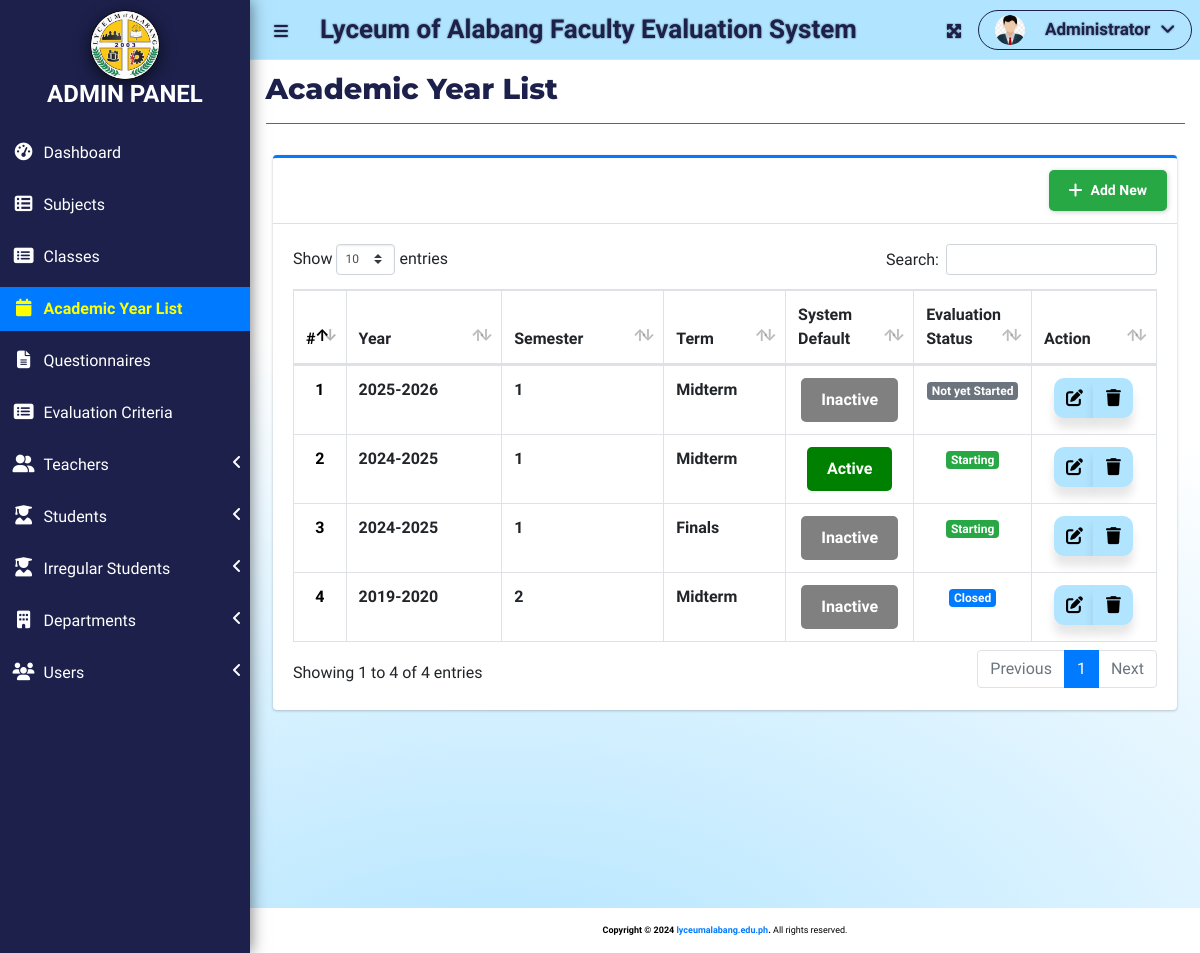
The page /index.php?page=academic_year_list (signed in) on the database as committed earlier.
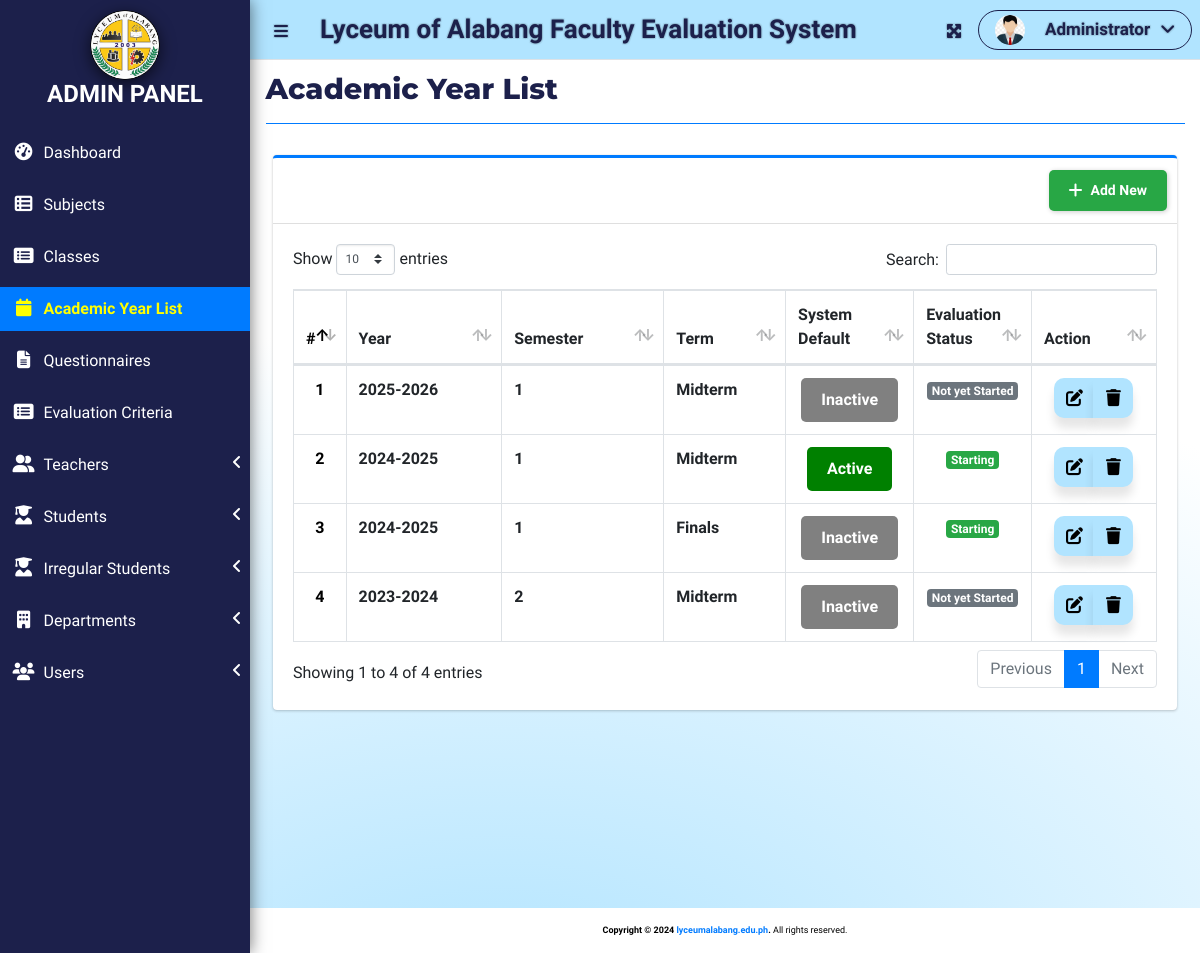
The same page on the database as committed later.
### tables this page shows
CREATE TABLE `academic_list` (
  `id` int(30) NOT NULL,
  `year` text NOT NULL,
  `semester` int(30) NOT NULL,
  `term` text NOT NULL,
  `is_default` tinyint(1) NOT NULL DEFAULT 0,
  `status` int(1) NOT NULL DEFAULT 0 COMMENT '0=Pending,1=Start,2=Closed'
);

### admin/academic_year_list.php (the view, shortened to what this page needs)
<?php include 'db_connect.php'; ?>
<div class="col-lg-12">
    <div class="card card-outline card-primary">
        <div class="card-header">
            <div class="card-tools">
                <a class="btn new_academic" href="javascript:void(0)">
                    <i class="fa fa-plus"></i> Add New
                </a>
            </div>
        </div>
        <div class="card-body">
            <table class="table table-hover table-bordered" id="list">
                <colgroup>
                    <col width="5%">
                    <col width="20%">
                    <col width="20%">
                    <col width="15%">
                    <col width="15%">
                    <col width="10%">
                    <col width="15%">
                </colgroup>
                <thead>
                    <tr>
                        <th class="text-center counter">#</th>
                        <th>Year</th>
                        <th>Semester</th>
                        <th>Term</th>
                        <th>System Default</th>
                        <th>Evaluation Status</th>
                        <th>Action</th>
                    </tr>
                </thead>
                <tbody>
                    <?php
                    $i = 1;
                    $qry = $conn->query("SELECT * FROM academic_list ORDER BY ABS(year) DESC, ABS(semester) DESC");
                    while ($row = $qry->fetch_assoc()):
                    ?>
                    <tr>
                        <th class="text-center counter"><?php echo $i++ ?></th>
                        <td><b><?php echo $row['year'] ?></b></td>
                        <td><b><?php echo $row['semester'] ?></b></td>
                        <td><b><?php echo $row['term'] ?></b></td>
                        <td class="text-center">
                            <?php if ($row['is_default'] == 0): ?>
                                <button type="button" class="btn btn-secondary make_default" data-id="<?php echo $row['id'] ?>">Inactive</button>
                            <?php else: ?>
                                <button type="button" class="btn btn-primary">Active</button>
                            <?php endif; ?>
                        </td>
                        <td class="text-center">
                            <?php if ($row['status'] == 0): ?>
                                <span class="badge badge-secondary">Not yet Started</span>
                            <?php elseif ($row['status'] == 1): ?>
                                <span class="badge badge-success">Starting</span>
                            <?php elseif ($row['status'] == 2): ?>
                                <span class="badge badge-primary">Closed</span>
                            <?php endif; ?>
                        </td>
                        <td class="text-center">
                            <div class="btn-group">
                                <a href="javascript:void(0)" data-id="<?php echo $row['id']; ?>" class="btn manage_academic">
                                    <span class="edit-tooltip">Edit Academic</span><i class="fas fa-edit"></i>
                                </a>
                                <button type="button" class="btn delete_academic" data-id="<?php echo $row['id']; ?>">
                                    <span class="edit-tooltip">Delete Academic</span><i class="fas fa-trash"></i>
                                </button>
                            </div>
                        </td>
                    </tr>
                    <?php endwhile; ?>
                </tbody>
            </table>
        </div>
    </div>
</div>

Rows that differ between the two databases and show on the page:
removed academic_list: year "2019-2020", semester "2", term "Midterm", status "Closed"
added academic_list: year "2023-2024", semester "2", term "Midterm", status "Not yet Started"
